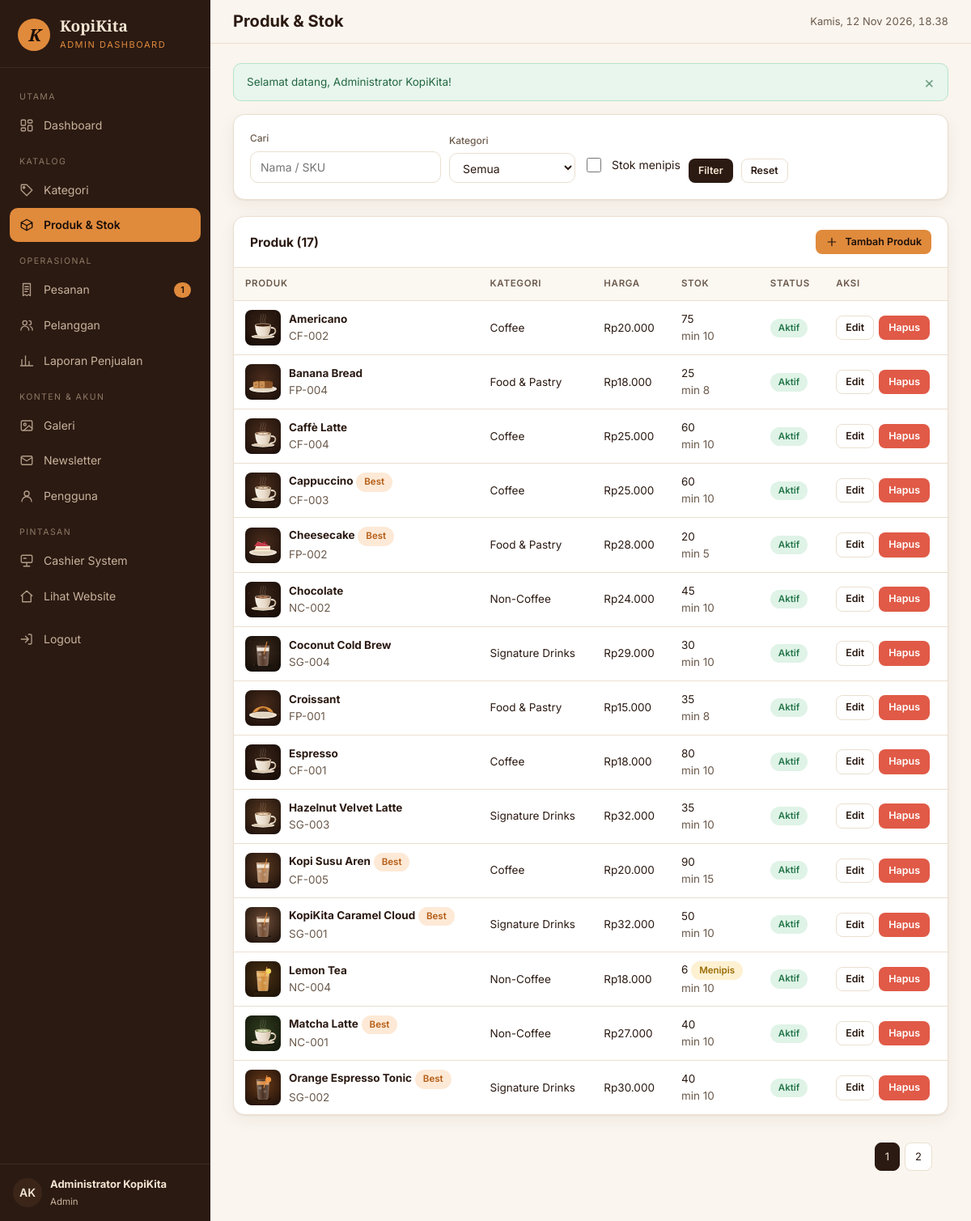
The page /admin/products/index.php (signed in) on the database its author committed.
### tables this page shows
CREATE TABLE `users` (
  `id`            BIGINT UNSIGNED NOT NULL AUTO_INCREMENT,
  `name`          VARCHAR(100) NOT NULL,
  `username`      VARCHAR(50)  NOT NULL,
  `email`         VARCHAR(150) NOT NULL,
  `password`      VARCHAR(255) NOT NULL,
  `role`          ENUM('admin','cashier','customer') NOT NULL DEFAULT 'customer',
  `avatar`        VARCHAR(255) NULL,
  `is_active`     TINYINT(1)   NOT NULL DEFAULT 1,
  `last_login_at` DATETIME     NULL,
  `created_at`    DATETIME     NOT NULL,
  `updated_at`    DATETIME     NOT NULL,
  PRIMARY KEY (`id`),
  UNIQUE KEY `uq_users_username` (`username`),
  UNIQUE KEY `uq_users_email` (`email`),
  KEY `idx_users_role` (`role`)
);

CREATE TABLE `products` (
  `id`              BIGINT UNSIGNED NOT NULL AUTO_INCREMENT,
  `category_id`     BIGINT UNSIGNED NOT NULL,
  `sku`             VARCHAR(40)  NOT NULL,
  `name`            VARCHAR(120) NOT NULL,
  `slug`            VARCHAR(140) NOT NULL,
  `description`     TEXT         NULL,
  `price`           DECIMAL(12,2) NOT NULL,
  `stock`           INT UNSIGNED NOT NULL DEFAULT 0,
  `min_stock`       INT UNSIGNED NOT NULL DEFAULT 10,
  `image`           VARCHAR(255) NULL,
  `has_size_option` TINYINT(1)   NOT NULL DEFAULT 1,
  `is_best_seller`  TINYINT(1)   NOT NULL DEFAULT 0,
  `is_available`    TINYINT(1)   NOT NULL DEFAULT 1,
  `created_at`      DATETIME     NOT NULL,
  `updated_at`      DATETIME     NOT NULL,
  PRIMARY KEY (`id`),
  UNIQUE KEY `uq_products_sku` (`sku`),
  UNIQUE KEY `uq_products_slug` (`slug`),
  KEY `idx_products_category` (`category_id`),
  KEY `idx_products_available` (`is_available`),
  KEY `idx_products_best` (`is_best_seller`),
  CONSTRAINT `fk_products_category` FOREIGN KEY (`category_id`) REFERENCES `categories` (`id`)
    ON UPDATE CASCADE ON DELETE RESTRICT
);

CREATE TABLE `categories` (
  `id`          BIGINT UNSIGNED NOT NULL AUTO_INCREMENT,
  `name`        VARCHAR(80) NOT NULL,
  `slug`        VARCHAR(90) NOT NULL,
  `description` TEXT        NULL,
  `icon`        VARCHAR(50) NULL,
  `sort_order`  INT         NOT NULL DEFAULT 0,
  `is_active`   TINYINT(1)  NOT NULL DEFAULT 1,
  `created_at`  DATETIME    NOT NULL,
  `updated_at`  DATETIME    NOT NULL,
  PRIMARY KEY (`id`),
  UNIQUE KEY `uq_categories_name` (`name`),
  UNIQUE KEY `uq_categories_slug` (`slug`),
  KEY `idx_categories_sort` (`sort_order`)
);

### config/database.php (called while the page is built, shortened)
<?php
function db(): PDO
{
    static $pdo = null;
    if ($pdo instanceof PDO) {
        return $pdo;
    }
    $dsn = 'mysql:host=' . DB_HOST . ';port=' . DB_PORT . ';dbname=' . DB_NAME . ';charset=utf8mb4';
    try {
        $pdo = new PDO($dsn, DB_USER, DB_PASS, [
            PDO::ATTR_ERRMODE            => PDO::ERRMODE_EXCEPTION,
            PDO::ATTR_DEFAULT_FETCH_MODE => PDO::FETCH_ASSOC,
            PDO::ATTR_EMULATE_PREPARES   => false,
        ]);
        $offset = (new DateTime('now', new DateTimeZone(date_default_timezone_get())))->format('P');
        $pdo->exec("SET time_zone = '" . $offset . "'");
    } catch (PDOException $e) {
        http_response_code(500);
        $msg = defined('APP_DEBUG') && APP_DEBUG ? $e->getMessage() : 'Tidak dapat terhubung ke database.';
        exit('<h1>Koneksi database gagal</h1><p>' . htmlspecialchars($msg, ENT_QUOTES, 'UTF-8')
            . '</p><p>Pastikan MySQL XAMPP berjalan dan database <code>kopikita_db</code> sudah di-import.</p>');
    }
    return $pdo;
}

### includes/auth.php (called while the page is built, shortened)
<?php
require_once __DIR__ . '/../config/database.php';
require_once __DIR__ . '/functions.php';
function current_user(): ?array
{
    static $user = false;
    if ($user !== false) {
        return $user;
    }
    $st = db()->prepare('SELECT u.id, u.name, u.username, u.email, u.role, u.avatar, u.is_active, c.id AS customer_id
                         FROM users u LEFT JOIN customers c ON c.user_id = u.id WHERE u.id = ? LIMIT 1');
    $st->execute([$_SESSION['user_id']]);
    $row = $st->fetch();
    $user = $row;
    return $user;
}
function require_login(): array
{
    $u = current_user();
    return $u;
}
function require_role(array $roles): array
{
    $u = require_login();
    return $u;
}

### admin/products/index.php (the view, shortened to what this page needs)
<?php
require_once __DIR__ . '/../../includes/auth.php';
require_role(['admin']);
$pdo = db();
$q = trim((string) ($_GET['q'] ?? ''));
$low = !empty($_GET['low']);
$where = ['1=1'];
$args = [];
$cond = implode(' AND ', $where);
$cnt = $pdo->prepare("SELECT COUNT(*) FROM products p WHERE $cond");
$cnt->execute($args);
$pg = paginate((int) $cnt->fetchColumn(), 15);
$st = $pdo->prepare("SELECT p.*, c.name AS category_name FROM products p JOIN categories c ON c.id = p.category_id
                     WHERE $cond ORDER BY p.name LIMIT {$pg['limit']} OFFSET {$pg['offset']}");
$st->execute($args);
$rows = $st->fetchAll();
$pageTitle = 'Produk & Stok';
require __DIR__ . '/../../includes/admin-header.php';
?>
<div class="card mb-3">
    <div class="card-body">
        <form class="filter-bar" method="get">
            <div class="form-group"><label class="form-label" for="q">Cari</label><input class="form-control" id="q" name="q" value="<?= e($q) ?>" placeholder="Nama / SKU"></div>
            <div class="form-group"><label class="form-label" for="category">Kategori</label>
                <select class="form-control" id="category" name="category"><option value="0">Semua</option>
                </select></div>
            <label class="check"><input type="checkbox" name="low" value="1" <?= $low ? 'checked' : '' ?>> Stok menipis</label>
            <button class="btn btn-dark btn-sm" type="submit">Filter</button>
            <a class="btn btn-outline btn-sm" href="<?= e(url('admin/products/index.php')) ?>">Reset</a>
        </form>
    </div>
</div>
<div class="card">
    <div class="card-header"><h2>Produk (<?= (int) $pg['total'] ?>)</h2>
        <a class="btn btn-primary btn-sm" href="<?= e(url('admin/products/create.php')) ?>"><?= icon('plus') ?> Tambah Produk</a></div>
    <div class="table-wrap">
        <table class="table">
            <thead><tr><th>Produk</th><th>Kategori</th><th>Harga</th><th>Stok</th><th>Status</th><th>Aksi</th></tr></thead>
            <tbody>
            <?php foreach ($rows as $r): $isLow = (int) $r['stock'] <= (int) $r['min_stock']; ?>
                <tr>
                    <td><div class="flex" style="gap:10px;align-items:center">
                        <img src="<?= e(product_image_url($r['image'])) ?>" alt="" width="44" height="44" style="border-radius:8px;object-fit:cover">
                        <div><strong><?= e($r['name']) ?></strong> <?= $r['is_best_seller'] ? '<span class="badge badge-best">Best</span>' : '' ?>
                            <div class="text-muted"><?= e($r['sku']) ?></div></div></div></td>
                    <td><?= e($r['category_name']) ?></td>
                    <td class="nowrap"><?= e(rupiah($r['price'])) ?></td>
                    <td><?= (int) $r['stock'] ?> <?= (int) $r['stock'] === 0 ? '<span class="badge badge-out">Habis</span>' : ($isLow ? '<span class="badge badge-low">Menipis</span>' : '') ?>
                        <div class="text-muted">min <?= (int) $r['min_stock'] ?></div></td>
                    <td><?= $r['is_available'] ? '<span class="badge badge-ok">Aktif</span>' : '<span class="badge badge-off">Nonaktif</span>' ?></td>
                    <td><div class="actions">
                        <a class="btn btn-outline btn-sm" href="<?= e(url('admin/products/edit.php?id=' . $r['id'])) ?>">Edit</a>
                        <form method="post" action="<?= e(url('admin/products/delete.php')) ?>" class="inline-form" data-confirm="Hapus produk ini? Jika sudah pernah dipesan, produk hanya dinonaktifkan.">
                            <button class="btn btn-danger btn-sm" type="submit">Hapus</button>
                        </form>
                    </div></td>
                </tr>
            <?php endforeach; ?>
            </tbody>
        </table>
    </div>
</div>
<?= pagination_links($pg) ?>
<?php require __DIR__ . '/../../includes/admin-footer.php'; ?>

### includes/admin-header.php (shortened to what this page needs)
<?php
$user = current_user();
$panel = $panel ?? 'admin';
$pendingCount = (int) db()->query("SELECT COUNT(*) FROM orders WHERE order_status IN ('pending')")->fetchColumn();
if (!isset($navItems)) {
    $navItems = [
        ['label' => 'Utama'],
        ['href' => 'admin/index.php', 'icon' => 'dashboard', 'text' => 'Dashboard', 'exact' => true],
        ['label' => 'Katalog'],
        ['href' => 'admin/categories/', 'icon' => 'tag', 'text' => 'Kategori'],
        ['href' => 'admin/products/', 'icon' => 'box', 'text' => 'Produk & Stok'],
        ['label' => 'Operasional'],
        ['href' => 'admin/orders/', 'icon' => 'receipt', 'text' => 'Pesanan', 'count' => $pendingCount],
        ['href' => 'admin/customers/', 'icon' => 'users', 'text' => 'Pelanggan'],
        ['href' => 'admin/reports/', 'icon' => 'chart', 'text' => 'Laporan Penjualan'],
        ['label' => 'Konten & Akun'],
        ['href' => 'admin/gallery/', 'icon' => 'image', 'text' => 'Galeri'],
        ['href' => 'admin/newsletter/', 'icon' => 'mail', 'text' => 'Newsletter'],
        ['href' => 'admin/users/', 'icon' => 'user', 'text' => 'Pengguna'],
        ['label' => 'Pintasan'],
        ['href' => 'cashier/index.php', 'icon' => 'pos', 'text' => 'Cashier System'],
        ['href' => 'index.php', 'icon' => 'home', 'text' => 'Lihat Website'],
    ];
}
$cur = current_path();
$isActive = function (array $it) use ($cur): bool {
    $target = url($it['href']);
    if (!empty($it['exact'])) {
        return $cur === $target;
    }
    return strpos($cur, rtrim($target, '/')) === 0 && !preg_match('#/index\.php$#', $it['href']);
};
?>
<!DOCTYPE html>
<html lang="id">
<head>
    <link rel="stylesheet" href="<?= e(asset('css/admin.css')) ?>">
</head>
<body class="panel-<?= e($panel) ?>">
<div class="app">
    <aside class="sidebar" id="sidebar">
        <a href="<?= e(url($panel === 'cashier' ? 'cashier/index.php' : 'admin/index.php')) ?>" class="sidebar-brand">
            <span class="logo">K</span>
            <span><strong>KopiKita</strong><small><?= $panel === 'cashier' ? 'Cashier System' : 'Admin Dashboard' ?></small></span>
        </a>
        <nav class="sidebar-nav" aria-label="Menu panel">
            <?php foreach ($navItems as $it): ?>
                <?php if (isset($it['label'])): ?>
                    <div class="label"><?= e($it['label']) ?></div>
                <?php else: ?>
                    <a href="<?= e(url($it['href'])) ?>" class="<?= $isActive($it) ? 'active' : '' ?>">
                        <?= icon($it['icon']) ?> <span><?= e($it['text']) ?></span>
                        <?php if (!empty($it['count'])): ?><span class="count"><?= (int) $it['count'] ?></span><?php endif; ?>
                    </a>
                <?php endif; ?>
            <?php endforeach; ?>
            <form action="<?= e(url('logout.php')) ?>" method="post" class="mt-2">
                <button type="submit"><?= icon('logout') ?> <span>Logout</span></button>
            </form>
        </nav>
        <div class="sidebar-foot">
            <span class="avatar"><?= e(initials($user['name'])) ?></span>
            <span><strong><?= e($user['name']) ?></strong><small><?= e(ROLE_LABELS[$user['role']]) ?></small></span>
        </div>
    </aside>
    <div class="main">
        <header class="topbar">
            <div>
                <h1><?= e($pageTitle ?? 'Dashboard') ?></h1>
            </div>
            <span class="clock" id="clock"><?= e(tanggal(now())) ?></span>
        </header>
        <div class="content">
            <?= render_flashes() ?>

### rows shown on the page
users: name "AK", name "Administrator KopiKita", role "Admin"
products: image (picture), name "Americano", sku "CF-002", category.name "Coffee", price "Rp20.000", stock "75", min_stock "10", is_available "Aktif"
products: image (picture), name "Banana Bread", sku "FP-004", category.name "Food & Pastry", price "Rp18.000", stock "25", min_stock "8", is_available "Aktif"
products: image (picture), name "Caffè Latte", sku "CF-004", category.name "Coffee", price "Rp25.000", stock "60", min_stock "10", is_available "Aktif"
products: image (picture), name "Cappuccino", is_best_seller "Best", sku "CF-003", category.name "Coffee", price "Rp25.000", stock "60", min_stock "10", is_available "Aktif"
products: image (picture), name "Cheesecake", is_best_seller "Best", sku "FP-002", category.name "Food & Pastry", price "Rp28.000", stock "20", min_stock "5", is_available "Aktif"
products: image (picture), name "Chocolate", sku "NC-002", category.name "Non-Coffee", price "Rp24.000", stock "45", min_stock "10", is_available "Aktif"
products: image (picture), name "Coconut Cold Brew", sku "SG-004", category.name "Signature Drinks", price "Rp29.000", stock "30", min_stock "10", is_available "Aktif"
products: image (picture), name "Croissant", sku "FP-001", category.name "Food & Pastry", price "Rp15.000", stock "35", min_stock "8", is_available "Aktif"
products: image (picture), name "Espresso", sku "CF-001", category.name "Coffee", price "Rp18.000", stock "80", min_stock "10", is_available "Aktif"
products: image (picture), name "Hazelnut Velvet Latte", sku "SG-003", category.name "Signature Drinks", price "Rp32.000", stock "35", min_stock "10", is_available "Aktif"
products: image (picture), name "Kopi Susu Aren", is_best_seller "Best", sku "CF-005", category.name "Coffee", price "Rp20.000", stock "90", min_stock "15", is_available "Aktif"
products: image (picture), name "KopiKita Caramel Cloud", is_best_seller "Best", sku "SG-001", category.name "Signature Drinks", price "Rp32.000", stock "50", min_stock "10", is_available "Aktif"
products: image (picture), name "Lemon Tea", sku "NC-004", category.name "Non-Coffee", price "Rp18.000", stock "6", shows "Menipis", min_stock "10", is_available "Aktif"
products: image (picture), name "Matcha Latte", is_best_seller "Best", sku "NC-001", category.name "Non-Coffee", price "Rp27.000", stock "40", min_stock "10", is_available "Aktif"
products: image (picture), name "Orange Espresso Tonic", is_best_seller "Best", sku "SG-002", category.name "Signature Drinks", price "Rp30.000", stock "40", min_stock "10", is_available "Aktif"

### other values the page prints
$it['label'] "UTAMA"
$it['text'] "Dashboard"
$it['label'] "KATALOG"
$it['text'] "Kategori"
$it['text'] "Produk & Stok"
$it['label'] "OPERASIONAL"
$it['text'] "Pesanan"
$it['count'] "1"
$it['text'] "Pelanggan"
$it['text'] "Laporan Penjualan"
$it['label'] "KONTEN & AKUN"
$it['text'] "Galeri"
$it['text'] "Newsletter"
$it['text'] "Pengguna"
$it['label'] "PINTASAN"
